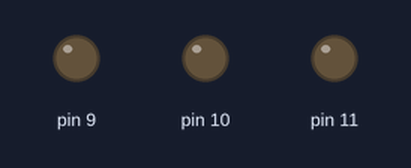
The sketch below on a simulated Arduino Uno, built with avr-gcc and run on an emulated ATmega328P. Shown: output pins drawn as LEDs (lit = HIGH).

Above: at 0.05 s.
At 1.15 s:
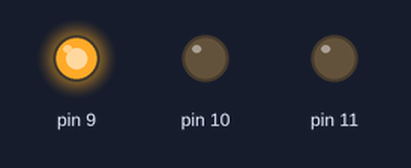
At 2.25 s:
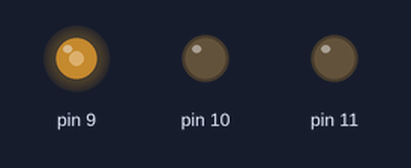
At 4.5 s:
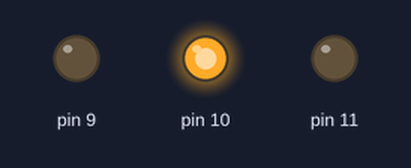
At 7.05 s:
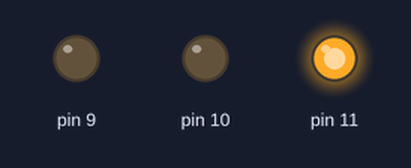
At 9.0 s:
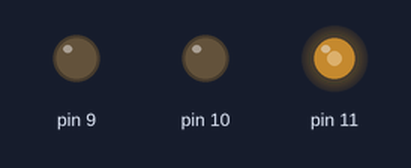
Timing chart, 0 to 11.7 s (numbered marks = the images above):
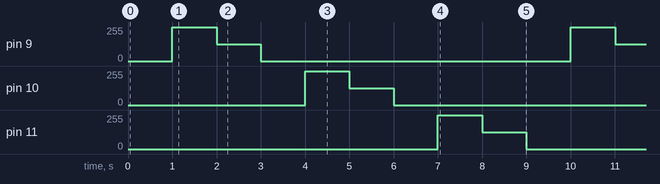

Measured:
- by itself, pin 9–11: repeats every 9.0 s: 127/255 1.0 s, 0/255 7.0 s, 255/255 1.0 s

The sketch:

3.3-Utilizing_analogWrite.ino
```cpp
void setup() {
  pinMode(11, OUTPUT);
  pinMode(10, OUTPUT);
  pinMode(9, OUTPUT);


}

void loop() {
  delay(1000);
  analogWrite(9, 255);
  delay(1000);
  analogWrite(9, 127);
  delay(1000);
  analogWrite(9, 0);

  delay(1000);
  analogWrite(10, 255);
  delay(1000);
  analogWrite(10, 127);
  delay(1000);
  analogWrite(10, 0);

  delay(1000);
  analogWrite(11, 255);
  delay(1000);
  analogWrite(11, 127);
  delay(1000);
  analogWrite(11, 0);
}
```
